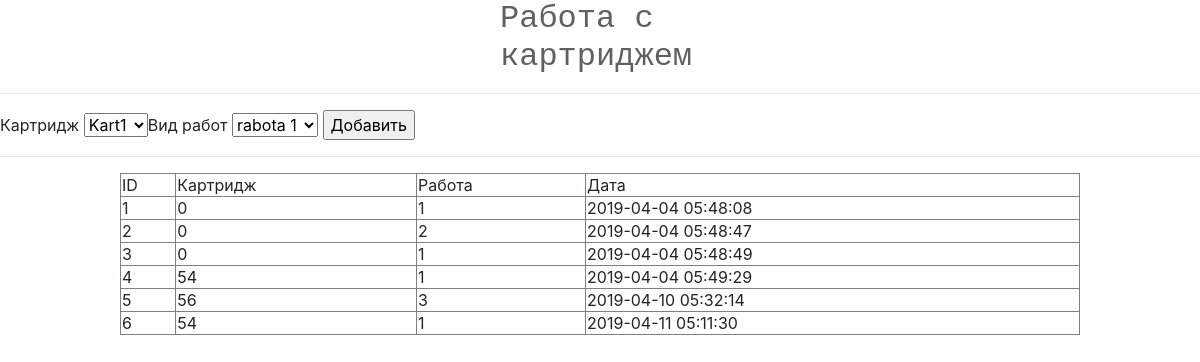
/remkartr.php, run on an earlier commit of the app's database.
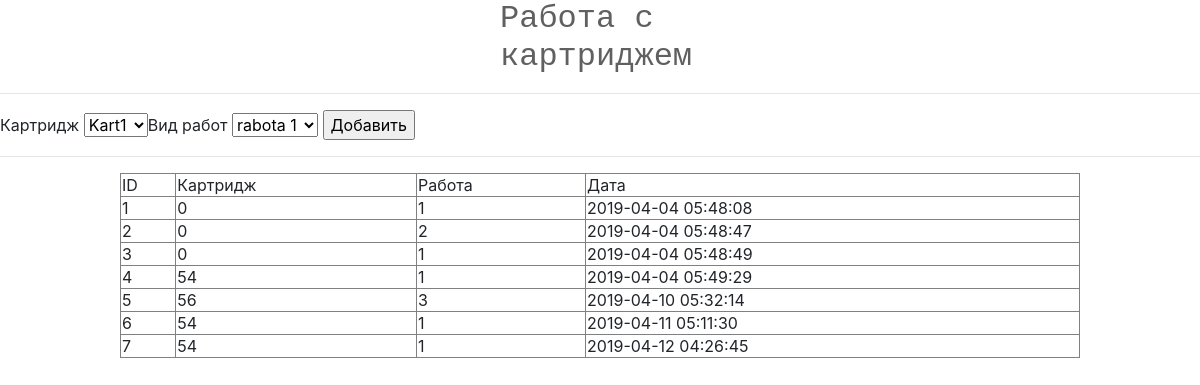
And on a later commit of the database.
### tables this page shows
CREATE TABLE `remkartr` (
  `id` int(11) NOT NULL,
  `idkart` int(11) NOT NULL,
  `idrabot` int(11) NOT NULL,
  `data` timestamp NOT NULL DEFAULT CURRENT_TIMESTAMP
);

### remkartr.php (the view, shortened to what this page needs)
<html>
    <head>
     <link rel="stylesheet" href="https://stackpath.bootstrapcdn.com/bootstrap/4.3.1/css/bootstrap.min.css">
      <link rel="stylesheet" type="text/css" href="style.css">
    </head>
    <body>
      <div class="zagolovok"><h2>Работа с картриджем</h2></div>
      <hr/>
  <form method="post">
  Картридж
  <?php
$sql = "SELECT * FROM kartridj";
$result_select = mysql_query($sql);
echo "<select name = 'idkart'>";
while($object = mysql_fetch_object($result_select)){
echo "<option value = '$object->id,''$object->model,' >  $object->model  </option>";
}
echo "</select>";
?>
Вид работ
  <?php
$sql = "SELECT * FROM vidrab";
$result_select = mysql_query($sql);
echo "<select name = 'idrabot'>";
while($object = mysql_fetch_object($result_select)){
echo "<option value = '$object->id,''$object->name,' >  $object->name  </option>";
}
echo "</select>";
?>
  <input type = "submit" value="Добавить"/>
</form>
<hr/>
<div class="btab">
<table class="tab" border="1" >
  <tr>
    <td>ID</td>
    <td>Картридж</td>
    <td>Работа</td>
     <td>Дата</td>
   </tr>
   <?php
$result = mysql_query('SELECT * FROM remkartr');
while ($row = mysql_fetch_assoc($result))
{
    echo '<tr>';
    echo '<td>'.$row['id'].'</td>';
    echo '<td>'.$row['idkart'].'</td>';
    echo '<td>'.$row['idrabot'].'</td>';
    echo '<td>'.$row['data'].'</td>';
    echo '</tr>';
}
?>
</table>
</div>
  </body>
</html>

What changed in the data, as far as the page shows it:
added remkartr: id "7", idkart "54", idrabot "1", data "2019-04-12 04:26:45"
